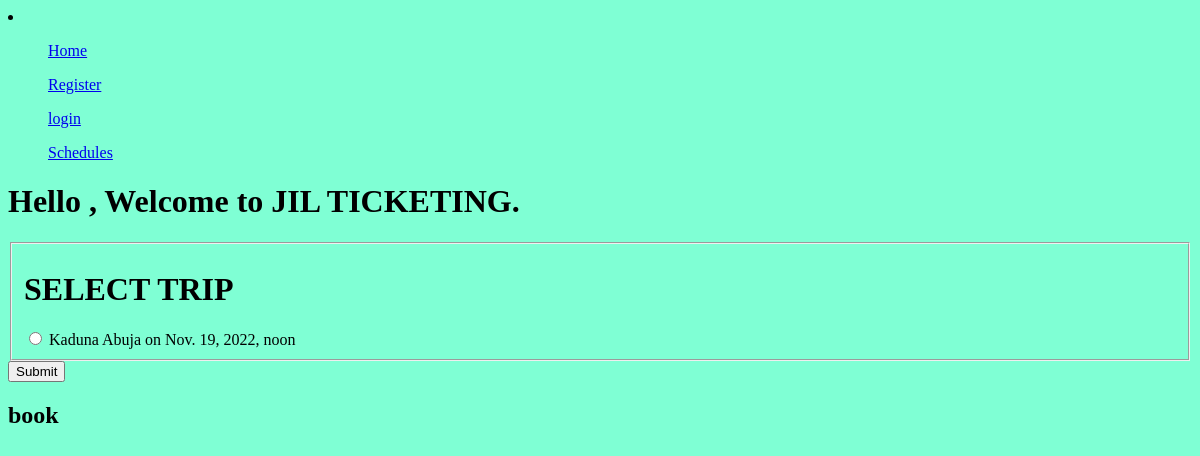
The page /trips on the database as committed earlier.
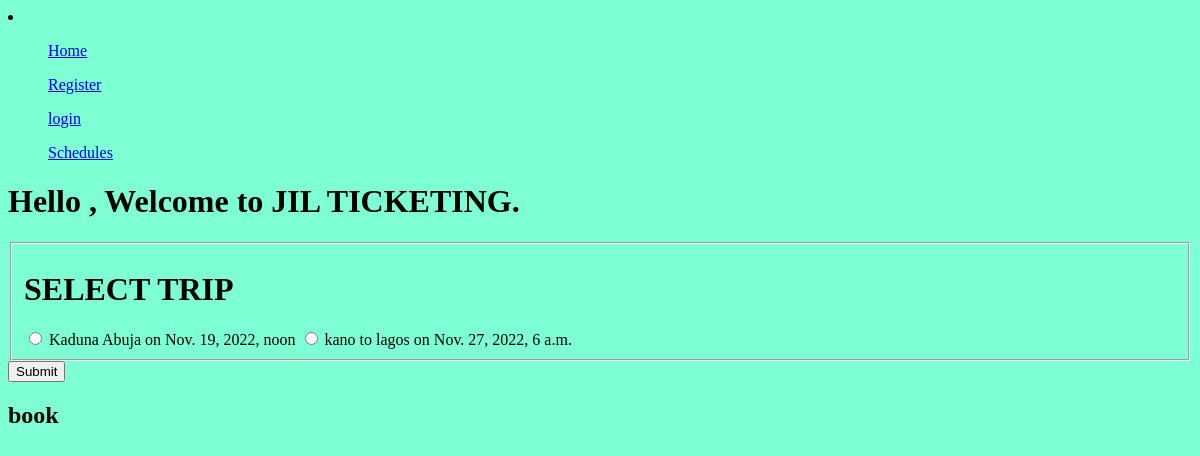
The same page on the database as committed later.
### accounts/models.py (models this page shows, shortened)
class Trip(models.Model):
    name = models.CharField(max_length=50)
    date = models.DateTimeField()
    departure = models.ForeignKey('Departure', related_name='departures',
                                  on_delete=models.DO_NOTHING)
    destination = models.ForeignKey('Destination',
                                    related_name='destinations',
                                    on_delete=models.DO_NOTHING)

### accounts/views.py (the view, shortened to what this page needs)
# urls.py: path("trips", views.ScheduleView, name="trips"),
def ScheduleView(request):
    trips = Trip.objects.all()
    context = {"trips": trips}
    return render(request, 'accounts/trips.html', context)

### templates/accounts/trips.html (shortened to what this page needs)
{% extends "main.html" %}
{% block content %}
<form action='' method="post">
<fieldset>
  <h1>SELECT TRIP</h1>
      {% for trip in trips %}
      <input type="radio" name="trip"  value="{{trip.id}}">
      <label for="trip">{{trip.name}} on {{trip.date}}</label>
      {% endfor %}
</fieldset>
<input type="submit" value="Submit">
</form>
 <section>
      <h1>book</h1>
</section>
{% endblock content %}

Rows that differ between the two databases and show on the page:
added Trip: name "kano to lagos", date "Nov. 27, 2022, 6 a.m."
